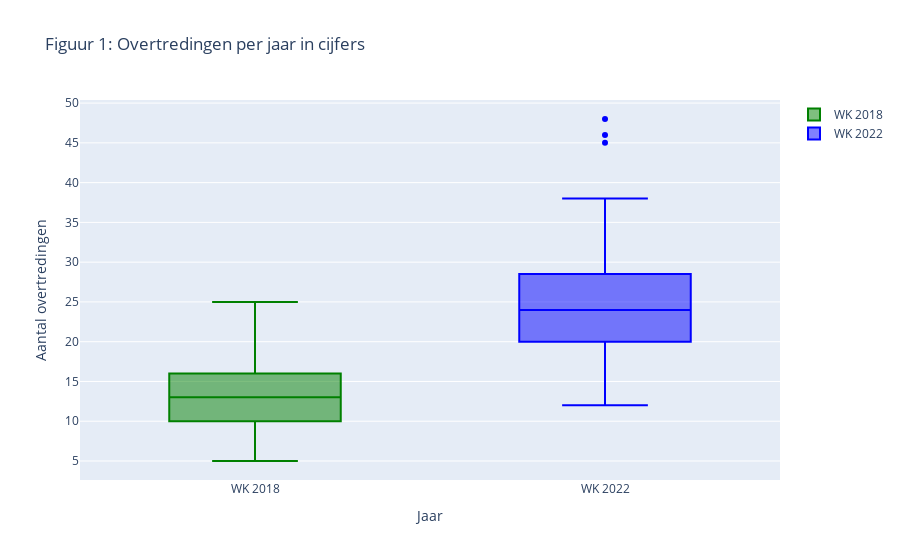

Notebook code cell kept with this figure:
### Code cell
# kolom met overtredingen van 2018
fouls_2018 = wk_df['Fouls Committed']
# kolommen met de overtredingen van 2022
fouls_2022 = wk_df['fouls against team1'] + wk_df['fouls against team2']

# Gegevens voor de boxplot
data = [go.Box(y = fouls_2018, name = 'WK 2018', marker_color = 'green'),
        go.Box(y = fouls_2022, name = 'WK 2022', marker_color = 'blue')]

# Grafische opmaak
layout = go.Layout(
    title = 'Figuur 1: Overtredingen per jaar in cijfers',
    xaxis = dict(title = 'Jaar'),
    yaxis = dict(title = 'Aantal overtredingen'),
    showlegend = True)

# Boxplot maken
fig = go.Figure(data = data, layout = layout)

# Grafiek weergeven
fig.show()

### Figure 1 — Plotly figure (JSON) as saved in the notebook; plotly's stock layout.template omitted (floating-point values rounded to 4 significant figures)
{"data": [{"marker": {"color": "green"}, "name": "WK 2018", "type": "box", "y": [22, 10, 12, 6, 22, 14, 12, 10, 16, 19, 10, 15, 10, 18, 20, 16, 18, 15, 10, 15, 12, 19, 20, 23, 17, 18, 14, 8, 15, 9, 8, 15, 11, 10, 19, 23, 10, 13, 14, 14, 7, 5, 11, 15, 15, 23, 11, 11, 9, 10, 17, 12, 12, 13, 24, 7, 12, 13, 14, 13, 8, 14, 15, 10, 17, 18, 7, 16, 5, 17, 16, 11, 10, 10, 13, 12, 20, 15, 10, 12, 16, 7, 14, 11, 13, 7, 9, 14, 11, 8, 15, 15, 18, 19, 11, 14, 21, 15, 13, 13, 5, 19, 5, 19, 6, 18, 13, 9, 11, 13, 23, 13, 17, 15, 14, 16, 10, 7, 25, 18, 6, 16, 23, 14, 11, 5, 14, 13]}, {"marker": {"color": "blue"}, "name": "WK 2022", "type": "box", "y": [30, 23, 26, 25, 28, 19, 30, 16, 28, 20, 20, 25, 22, 17, 33, 19, 19, 19, 27, 24, 31, 33, 13, 34, 31, 24, 18, 24, 21, 22, 27, 26, 28, 34, 25, 23, 21, 20, 17, 38, 16, 28, 15, 12, 29, 20, 31, 28, 15, 23, 18, 28, 29, 21, 29, 22, 46, 48, 24, 24, 23, 22, 24, 45]}], "layout": {"showlegend": true, "title": {"text": "Figuur 1: Overtredingen per jaar in cijfers"}, "xaxis": {"title": {"text": "Jaar"}}, "yaxis": {"title": {"text": "Aantal overtredingen"}}}}
